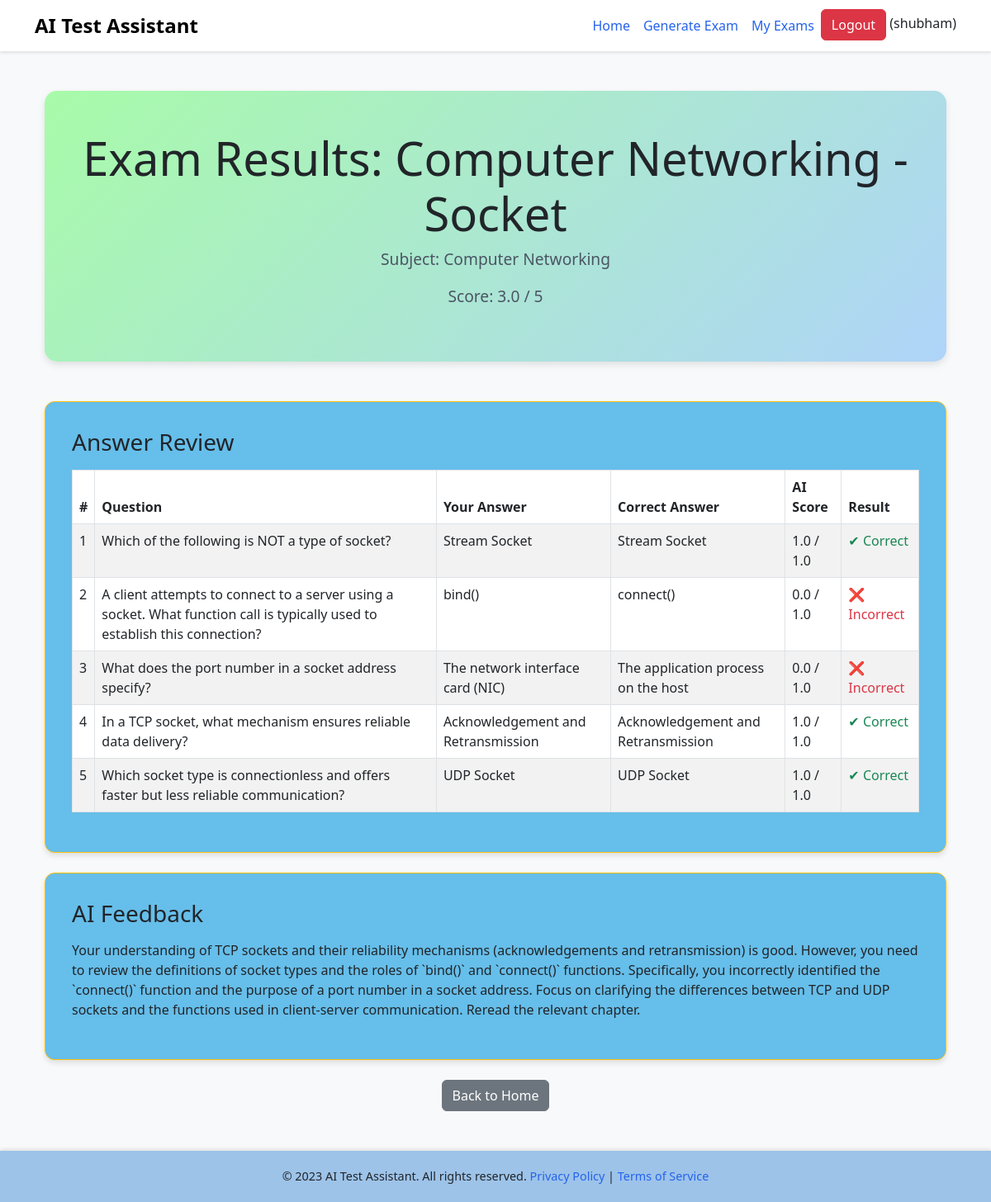
Screenshot of /core/exam_result/1/ (signed in) with the database file from the repository.
### core/models.py (models this page shows, shortened)
class User(AbstractUser):
    ROLE_CHOICES = (
        ('Teacher', 'Teacher'),
        ('Student', 'Student'),
    )
    name = models.CharField(max_length=255)
    role = models.CharField(max_length=10, choices=ROLE_CHOICES, default='Student')
    created_at = models.DateTimeField(auto_now_add=True)
    groups = models.ManyToManyField(Group, related_name="custom_user_groups", blank=True)
    user_permissions = models.ManyToManyField(Permission, related_name="custom_user_permissions", blank=True)

class StudentExamAttempt(models.Model):
    student = models.ForeignKey(User,on_delete=models.CASCADE, limit_choices_to={'role': 'Student'})
    exam = models.ForeignKey(Exam, on_delete=models.CASCADE)
    score = models.FloatField(default=0.0)
    attempt_date = models.DateTimeField(auto_now_add=True)

class Exam(models.Model):
    QUESTION_TYPE_CHOICES = (
        ('MCQ', 'MCQ'),
        ('Short Answer', 'Short Answer'),
        ('Long Answer', 'Long Answer'),
    )
    title = models.CharField(max_length=255)
    subject = models.CharField(max_length=100)
    topic = models.CharField(max_length=100)
    type = models.CharField(max_length=15, choices=QUESTION_TYPE_CHOICES)
    created_by = models.ForeignKey(User, on_delete=models.CASCADE, limit_choices_to={'role': 'Teacher'})
    created_at = models.DateTimeField(auto_now_add=True)

class Question(models.Model):
    exam = models.ForeignKey(Exam, on_delete=models.CASCADE, related_name="questions")
    text = models.TextField()
    question_type = models.CharField(max_length=20, choices=Exam.QUESTION_TYPE_CHOICES)
    options = models.JSONField(blank=True, null=True)  # Only for MCQ
    correct_answer = models.TextField()
    marks = models.FloatField(default=1.0)

class Answer(models.Model):
    attempt = models.ForeignKey(StudentExamAttempt, on_delete=models.CASCADE, related_name="answers")
    question = models.ForeignKey(Question, on_delete=models.CASCADE)
    student_response = models.TextField()
    is_correct = models.BooleanField(default=False)
    obtained_marks = models.FloatField(default=0.0)

class Feedback(models.Model):
    student = models.ForeignKey(User, on_delete=models.CASCADE, limit_choices_to={'role': 'Student'})
    exam = models.ForeignKey(Exam, on_delete=models.CASCADE)
    improvement_suggestions = models.TextField()
    recommended_links = models.JSONField(blank=True, null=True)  # Stores video links, articles, etc.
    created_at = models.DateTimeField(auto_now_add=True)

### core/views.py (the view)
# urls.py: path('exam_result/<int:attempt_id>/', views.exam_result, name='exam_result'),
@login_required
def exam_result(request, attempt_id):
    attempt = get_object_or_404(StudentExamAttempt, id=attempt_id, student=request.user)
    answers = attempt.answers.all()
    total_score = sum(answer.obtained_marks for answer in answers)
    attempt.score = total_score
    attempt.save(update_fields=['score'])  # Update only the score field
    try:
        feedback_object = Feedback.objects.get(student=request.user, exam=attempt.exam)
    except Feedback.DoesNotExist:
        feedback_text = generate_feedback(answers)
        Feedback.objects.create(
            student=request.user,
            exam=attempt.exam,
            improvement_suggestions=feedback_text,
            recommended_links=["https://www.khanacademy.org/", "https://www.youtube.com/educational_videos"]
        )
    else:
        feedback_text = feedback_object.improvement_suggestions
    return render(request, "core/exam_result.html", {"attempt": attempt, "answers": answers, "feedback": feedback_text})

### core/templates/core/exam_result.html
{% extends 'base.html' %}
{% block content %}
<div class="container">
    <div class="hero text-center mb-5">
        <h2 class="display-4 font-weight-bold">Exam Results: {{ attempt.exam.title }}</h2>
        <p class="lead">Subject: <strong>{{ attempt.exam.subject }}</strong></p>
        <p class="lead">Score: <strong>{{ attempt.score }}</strong> / <strong>{{ attempt.exam.questions.all|length }}</strong></p>
    </div>
    <div class="card mb-4">
        <div class="card-body">
            <h3 class="mb-3">Answer Review</h3>
            <table class="table table-bordered table-striped">
                <thead>
                    <tr>
                        <th>#</th>
                        <th>Question</th>
                        <th>Your Answer</th>
                        <th>Correct Answer</th>
                        <th>AI Score</th>
                        <th>Result</th>
                    </tr>
                </thead>
                <tbody>
                    {% for answer in answers %}
                        <tr>
                            <td>{{ forloop.counter }}</td>
                            <td>{{ answer.question.text }}</td>
                            <td>{{ answer.student_response }}</td>
                            <td>{{ answer.question.correct_answer }}</td>
                            <td>{{ answer.obtained_marks }} / {{ answer.question.marks }}</td>
                            <td>
                                {% if answer.is_correct %}
                                    <span class="text-success">✔ Correct</span>
                                {% else %}
                                    <span class="text-danger">❌ Incorrect</span>
                                {% endif %}
                            </td>
                        </tr>
                    {% endfor %}
                </tbody>
            </table>
        </div>
    </div>
    <div class="card">
        <div class="card-body">
            <h3 class="mb-3">AI Feedback</h3>
            <p>{{ feedback }}</p>
        </div>
    </div>
    <div class="mt-4 text-center">
        <a href="{% url 'index' %}" class="btn btn-secondary">Back to Home</a>
    </div>
</div>
{% endblock %}

### core/templates/base.html (shortened to what this page needs)
<!DOCTYPE html>
<html lang="en">
<head>
    <link href="https://cdn.jsdelivr.net/npm/bootstrap@5.3.0/dist/css/bootstrap.min.css" rel="stylesheet">
</head>
<body>
    <nav class="navbar navbar-expand-lg navbar-light">
        <div class="container">
            <a class="navbar-brand" href="{% url 'index' %}">
                <span style="font-size: 1.5rem; font-weight: bold;">AI Test Assistant</span>
            </a>
            <div class="collapse navbar-collapse" id="navbarNav">
                <ul class="navbar-nav ms-auto">
                    <li class="nav-item">
                        <a class="nav-link" href="{% url 'index' %}">Home</a>
                    </li>
                    <li class="nav-item">
                        <a class="nav-link" href="{% url 'generate_exam_questions' %}">Generate Exam</a>
                    </li>
                    <li class="nav-item">
                        <a class="nav-link" href="{% url "my_exams" %}">My Exams</a>
                    </li>
                    {% if user.is_authenticated %}
                    <form action="{% url "account_logout" %} " method="post">
                      <button class="btn btn-danger" type='submit'>Logout </button> ({{user.username}})
                    </form>
                    {% else %}
                    <a href="{% url "account_login" %}" class="btn btn-success mx-4"> Login</a>
                    {% endif %}
                </ul>
            </div>
        </div>
    </nav>
    <main class="container my-5">
        {% block content %}
        {% endblock %}
    </main>
    <footer class="footer">
        <div class="container">
            <p class="mb-0">© 2023 AI Test Assistant. All rights reserved. <a href="#">Privacy Policy</a> | <a href="#">Terms of Service</a></p>
        </div>
    </footer>
</body>
</html>

### core/templates/base.html (style rules this page uses)
:root { --primary-color: #2563eb; --secondary-color: #1e40af; --background-color: #f8f9fa; --hover-color: #1d4ed8; --card-hover-color: #e2e8fe; }
body { font-family: 'Segoe UI', Tahoma, Geneva, Verdana, sans-serif; background-color: var(--background-color); margin: 0; padding: 0; }
.navbar { background-color: white; box-shadow: 0 2px 4px rgba(0,0,0,0.1); transition: box-shadow 0.3s ease; }
.navbar-brand { font-weight: 700; font-size: 1.5rem; }
.nav-link { color: var(--primary-color) !important; font-weight: 500; transition: color 0.3s ease; }
.hero { background: linear-gradient(135deg,rgb(168, 251, 169) 0%,rgb(175, 212, 249) 100%); padding: 3rem 0; border-radius: 15px; margin-bottom: 2rem; box-shadow: 0 4px 8px rgba(0, 0, 0, 0.1); }
.hero p { font-size: 1.2rem; color: #4b5563; }
.card { border: 1px solid #FFC107; border-radius: 12px; box-shadow: 0 4px 6px rgba(0,0,0,0.1); transition: transform 0.3s ease, box-shadow 0.3s ease; background-color:rgb(102, 190, 234); }
.card-body { padding: 2rem; }
.footer { background-color: rgb(157, 195, 233); padding: 20px 0; text-align: center; font-size: 0.9rem; box-shadow: 0 -2px 4px rgba(0,0,0,0.1); }
.footer a { color: var(--primary-color); text-decoration: none; }

### rows the page displays
User: username "shubham"
StudentExamAttempt: exam "Computer Networking - Socket", exam.subject "Computer Networking", score "3.0", exam.questions.all|length "5"
Answer: question.text "Which of the following is NOT a type of socket?", student_response "Stream Socket", question.correct_answer "Stream Socket", obtained_marks "1.0", question.marks "1.0", is_correct "✔ Correct"
Answer: question.text "A client attempts to connect to a server using a socket. What function call is typically used to establish this connection?", student_response "bind()", question.correct_answer "connect()", obtained_marks "0.0", question.marks "1.0", is_correct "❌ Incorrect"
Answer: question.text "What does the port number in a socket address specify?", student_response "The network interface card (NIC)", question.correct_answer "The application process on the host", obtained_marks "0.0", question.marks "1.0", is_correct "❌ Incorrect"
Answer: question.text "In a TCP socket, what mechanism ensures reliable data delivery?", student_response "Acknowledgement and Retransmission", question.correct_answer "Acknowledgement and Retransmission", obtained_marks "1.0", question.marks "1.0", is_correct "✔ Correct"
Answer: question.text "Which socket type is connectionless and offers faster but less reliable communication?", student_response "UDP Socket", question.correct_answer "UDP Socket", obtained_marks "1.0", question.marks "1.0", is_correct "✔ Correct"
Feedback: improvement_suggestions "Your understanding of TCP sockets and their reliability mechanisms (acknowledgements and retransmission) is good. However, you need to review the definitions of socket types and the roles of `bind()` and `connect()` functions. Specifically, you incorrectly identified the `connect()` function and the purpose of a port number in a socket address. Focus on clarifying the differences between TCP and UDP sockets and the functions used in client-server communication. Reread the relevant chapter."
